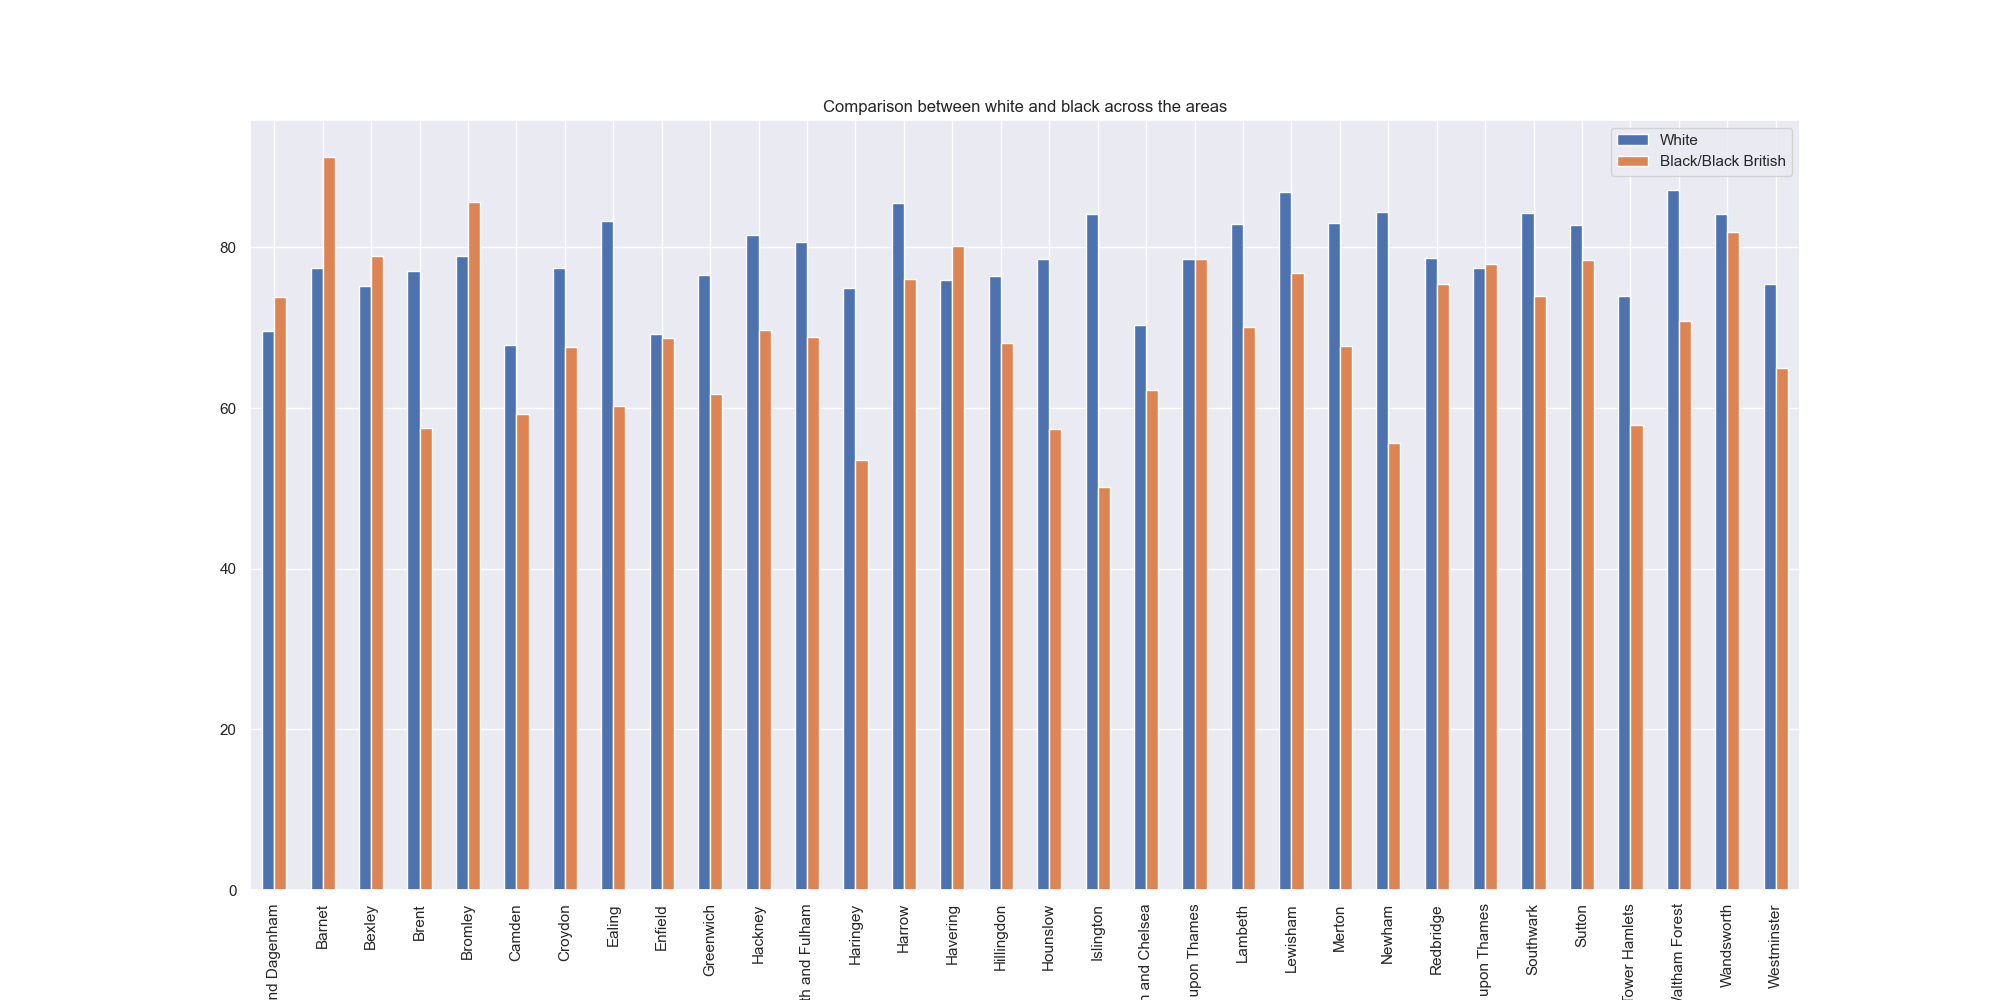

Reproduce this figure in Python.
import pandas as pd
import matplotlib.pyplot as plt
import seaborn as sns

sns.set_theme()

employment_rates = pd.read_excel("employmentrate2017.xlsx")
ax = employment_rates.plot(
    figsize=(20, 10), 
    x="Area", 
    y=["White", "Black/Black British"], 
    kind="bar",
    title="Comparison between white and black across the areas"
)
ax.figure.savefig("graph2.png")
